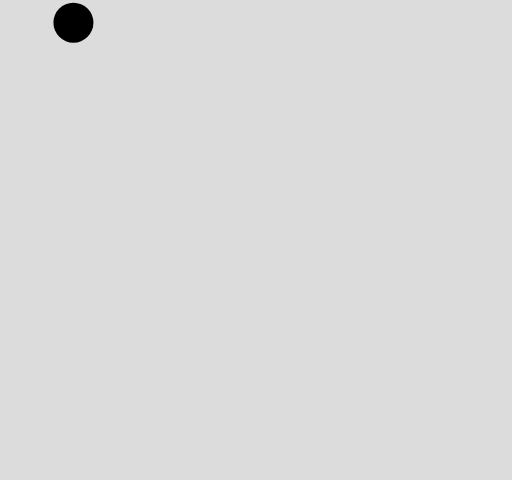
Frame 1 (no input)
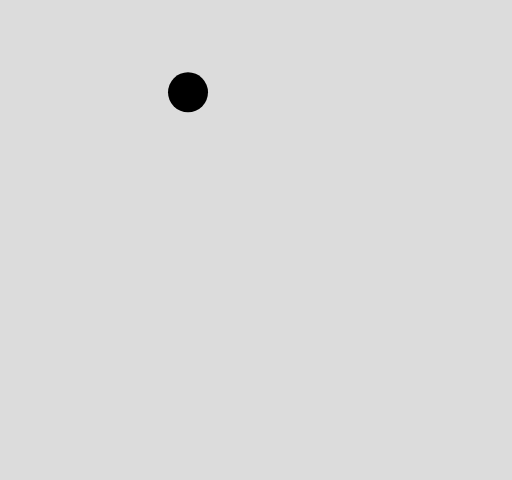
Frame 60 (no input)
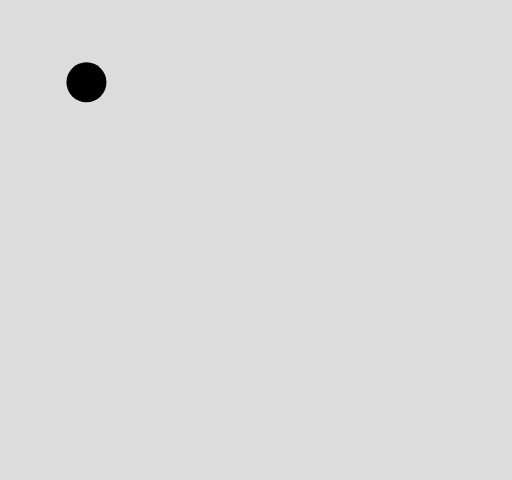
Frame 120 (the mouse pressed at the canvas centre since frame 60)

The p5.js sketch that drew these frames (run headless with seeded random() and noise() and a simulated clock; from frame 60 on, the mouse is pressed at the canvas centre):

// p5.js sketch
// ── sketch.js
let states = [ 'Spore', 'Universe' ];
let state = states[0];

function setup() {
    setupSpore();
    setupUniverse();
}

function draw() {
    createCanvas(512, 480);  
    
    switch (state) {
        case 'Spore': drawSpore(); break;
        case 'Universe': drawUniverse; break;
    }
}
// ── city.js
// hello there
// kaelen cook incorpoclated

class Entity {
    constructor(x, y, clr, rad, shape, speed) {
        this.pos = {x: x, y: y}             // where dudey is
        this.rad = rad;                     // dudey's size
        this.clr = clr;                     // dudey's color
        this.shape = shape;                 // dudey's body positivity

        // movement
        this.speed = speed;                 // lerp to speed, fade out stop.
        this.dir = 0;                       // dudey's direction
        this.dest = {x: x, y: y}            // where dudey wants to go
    }
    draw() {
        noStroke();                         // we ain't acceptin' no lines in this here town
        fill(this.c);                       // we are acceptin' filler folk
        if (this.shape = 'circle') {                                                // if it's a circle, circle-make
            ellipse(this.pos.x, this.pos.y, this.rad);                              // defines circle with radius, you guessed it, radius
        }
        else if (this.shape = 'square') {
            rect(this.pox.x, this.pos.y, this.rad, this.rad, this.rad/10);          // defines square with rounded edges
        }
    }
}

class Building extends Entity {
    constructor(type, tier, owner) {
        super();
        this.tier = tier;                               // what level building is it? 1-3
        this.type = type;                               // what function does the building serve
        // types may include: home, factory, mine, construction
        this.owner = owner;                             // yeah this is a capitalism simulator, what of it?
        this.rad += (tier-1) * this.rad/3;              // basically, add a third of its size with every tier.
    }
    draw() {
        noStroke();                                     // if only I could've done this for grandpa
        fill(this.c);                                   // this would've been a bit weird for grandpa
        circle(this.pos.x, this.pos.y, 2 * this.r);     // oh yeah now grandpa would've loved circles
      }
}

class Home extends Building {
    constructor(pops, beds) {
        super();
        this.residents = [];                    // how many people are in this house
        pops.forEach((p) => {
            this.residents.push(p);
        })
        this.maxbeds = beds;                    // how many people can this house hold
        this.full = false;                      // bool if at enough people
    }

    addDude() {
        this.residents += Dude;
    }
}

class Dude extends Entity {    // Dude, The
    constructor(home, job) {
        super();
        this.home = home;           // what building was dude born in
        this.job = job;             // where does dude spend his life

        // families? lineages? clans?

        this.inventory = {minerals: 0, wood: 0, love: 0};      // what can dude carry (you even lift brah)
    }

    moveHome() {                    // function for changing homes
        newHome = Home;         // pseudocode; set home to new home
        this.home = newHome;
    }

    moveJob() {
        newJob = Building;
    }

    commute() {
        // find path to destination
        // ...
        this.direction = this.job.x
        // go to destination

    }

    work() {
        // gather resources
    }

    goHome() {
        // go home, deposit resources, do again
    }
    draw() {
        // display dude at position
    }
}

class Resource {
    constructor(x, y, type, amt) {
        // 
    }
    draw() {
        // display resource
    }
    destroy() {
        // remove from entities, play explosion, drop chunks? (scope)
    }
}

entities = [];

function setupCity() {
    // place primary base, generate resources/foliage, 
}

function drawCity() {
    background(540);
    entities.forEach((e) => {
        e.draw();
    })
    console.log("city");
}

function mouseClickedCity() {
    // transition to new city for now
}
// ── spore.js
let collided = false;

class Circle {
  constructor(pos, r, vel, c) {
    this.pos = pos;
    this.r = r;
    this.vel = vel;
    this.c = c;
  }

  draw() {
    noStroke();
    fill(this.c);
    circle(this.pos.x, this.pos.y, 2 * this.r);
  }

  move() {
    this.pos.add(this.vel);
    let n = noise(this.pos.x, this.pos.y, frameCount);
    n -= 0.5;
    n *= PI / 2;
    this.vel.rotate(n);
    if (this.pos.x < -20) this.pos.x = width + 20;
    if (this.pos.x > width + 20) this.pos.x = -20;
    if (this.pos.y < -20) this.pos.y = height + 20;
    if (this.pos.y > height + 20) this.pos.y = -20;
  }

  detectCollision() {
    for (let i = 0; i < circles.length; i++) {
      let circle2 = circles[i];
      if (circle2 != null && circle2 != this && circle2.r < this.r) {
        let d = this.pos.dist(circle2.pos);
        let radii = this.r + circle2.r;
        //merge the circles here
        if (d <= this.r) {
          
          circles.push(
            new Circle(
              this.pos,
              radii,
              this.vel,
              lerpColor(this.c, circle2.c, circle2.r / this.r)
            )
          );
          delete circles[i];
          delete circles[circles.indexOf(this)];
          return;
        }
      }
    }
  }
}

let circles = [];

function setupSpore() {
  circles.push(
    new Circle(
      createVector(random(width), random(height)),
      20,
      createVector(2, 2),
      color(0)
    )
  );
}

function drawSpore() {
  background(220);
  circles.forEach((c) => {
    c.move();
    c.detectCollision();
    c.draw();
  });
}

function mouseClickedSpore() {
  circles.push(
    new Circle(
      createVector(mouseX, mouseY),
      random(10, 20),
      createVector(random(width * 0.01), random(height * 0.01)),
      color(
        map(mouseX, 0, width, 0, 255),
        map(mouseY, 0, height, 0, 255),
        random(255)
      )
    )
  );
}

// ── style.css
html, body {
    margin: 0;
    padding: 0;
    overflow: hidden;
}
canvas {
    display: block;
}
// ── universe.js
let starColors = [
  "#FFFFFF",
  "#FFFFD9",
  "#FFFFA3",
  "#C8C8FF",
  "#9DCBFF",
  "#FF9F9F",
  "#FF5E41",
  "#9D1928",
];

class StarSystem {
  constructor(x, y, generateFullSystem = false) {
    this.Lehmer = ((x & 0xffff) << 16) | (y & 0xffff);

    this.starExists = this.rndInt(0, 20) == 1;
    if (!this.starExists) return;

    this.starDiameter = this.rndDouble(40, 150);
    this.starColor = color(starColors[this.rndInt(0, starColors.length)]);

    if (!generateFullSystem) return;

    let distanceFromStar = this.rndDouble(60, 200);
    let numPlanets = this.rndInt(0, 10);
    this.planets = [];
    for (let i = 0; i < numPlanets; i++) {
      let p = new Planet();
      p.distance = distanceFromStar;
      distanceFromStar += this.rndDouble(50, 200);
      p.diameter = this.rndDouble(4, 20);
      p.temperature = this.rndDouble(-200, 300);

      p.foliage = this.rndDouble(0, 1);
      p.minerals = this.rndDouble(0, 1);
      p.gases = this.rndDouble(0, 1);
      p.water = this.rndDouble(0, 1);

      // Normalize
      let sum = 1 / (p.foliage + p.minerals + p.gases + p.water);
      p.foliage *= sum;
      p.minerals *= sum;
      p.gases *= sum;
      p.water *= sum;

      p.populate = max(this.rndInt(-50000000, 20000000), 0); // 1/5 chance for no pop

      p.ring = this.rndInt(0, 10) == 1;

      let numMoons = max(this.rndInt(-5, 5), 0);
      for (let n = 0; n < numMoons; n++) {
        p.moons.push(this.rndDouble(1, 5));
      }

      this.planets.push(p);
    }
  }

  Lehmer32() {
    let Lehmer = this.Lehmer;
    if (typeof Lehmer !== "bigint") {
      Lehmer = BigInt(Lehmer);
    }
    Lehmer += 0xe120fc15n;
    let tmp = Lehmer * 0x4a39b70dn;
    let m1 = (tmp >> 32n) ^ tmp;
    tmp = m1 * 0x12fad5c9n;
    let m2 = (tmp >> 32n) ^ tmp;
    this.Lehmer = Lehmer;
    return m2;
  }

  rndInt(min, max) {
    return Number(this.Lehmer32() % BigInt(max - min)) + min;
  }

  rndDouble(min, max) {
    let acc = 1000000;
    let double = Number(this.Lehmer32() % BigInt(acc)) / acc;
    return double * (max - min) + min;
  }
}

class Planet {
  constructor() {
    this.distance = 0;
    this.diameter = 0;
    this.foliage = 0;
    this.minerals = 0;
    this.water = 0;
    this.gases = 0;
    this.temperature = 0;
    this.population = 0;
    this.ring = false;
    this.moons = [];
  }
}

let galaxyOffset;
let starSelected;

function setupUniverse() {
  galaxyOffset = createVector(0, 0);
  starSelected = undefined;
}

function drawUniverse() {
  let dt = deltaTime / 1000;
  if (keyIsDown(UP_ARROW)) galaxyOffset.y -= 50 * dt;
  if (keyIsDown(DOWN_ARROW)) galaxyOffset.y += 50 * dt;
  if (keyIsDown(LEFT_ARROW)) galaxyOffset.x -= 50 * dt;
  if (keyIsDown(RIGHT_ARROW)) galaxyOffset.x += 50 * dt;

  background(0);

  let sectorsX = width / 16;
  let sectorsY = height / 16;

  let mouse = createVector(int(mouseX / 16), int(mouseY / 16));
  let galaxy_mouse = createVector(
    int(mouse.x + galaxyOffset.x),
    int(mouse.y + galaxyOffset.y)
  );

  let screen_sector = createVector(0, 0);

  for (screen_sector.y = 0; screen_sector.y < sectorsX; screen_sector.y++) {
    for (screen_sector.x = 0; screen_sector.x < sectorsX; screen_sector.x++) {
      let star = new StarSystem(
        screen_sector.x + galaxyOffset.x,
        screen_sector.y + galaxyOffset.y
      );

      if (star.starExists) {
        noStroke();
        fill(star.starColor);
        circle(
          screen_sector.x * 16 + 8,
          screen_sector.y * 16 + 8,
          star.starDiameter / 8
        );

        if (mouse.x == screen_sector.x && mouse.y == screen_sector.y) {
          stroke("orange");
          noFill();
          circle(
            screen_sector.x * 16 + 8,
            screen_sector.y * 16 + 8,
            star.starDiameter / 4
          );
        }
      }
    }
  }

  if (mouseIsPressed) {
    let star = new StarSystem(galaxy_mouse.x, galaxy_mouse.y);

    if (star.starExists) {
      starSelected = galaxy_mouse;
    } else {
      starSelected = undefined;
    }
  }

  if (starSelected != undefined) {
    let star = new StarSystem(starSelected.x, starSelected.y, true);
    drawWindow(star);
  }
}

function drawWindow(star) {
  // Draw window
  noStroke();
  fill("darkblue");
  let h = height / 3;
  rect(8, height - h + 8, width - 16, h - 16);
  noFill();
  stroke("white");
  rect(8, height - h + 8, width - 16, h - 16);

  // Draw star
  let body = createVector(14, height - 8 - h / 2);
  let step = star.starDiameter * (h / 200);
  body.x += step / 2;
  noStroke();
  fill(star.starColor);
  circle(body.x, body.y, step);
  body.x += step / 2 + 8;

  for (let planet of star.planets) {
    if (body.x + planet.diameter >= width) break;
    let pstep = planet.diameter * (h / 200);
    body.x += 2.5 * pstep;
    noStroke();
    fill("red");
    circle(body.x, body.y, pstep);

    let moon = createVector(body.x, body.y);
    moon.y += pstep + 10;

    for (let m of planet.moons) {
      moon.y += m;
      noStroke();
      fill("grey");
      circle(moon.x, moon.y, 2 * m);
      moon.y += m + 10;
    }
  }
}
